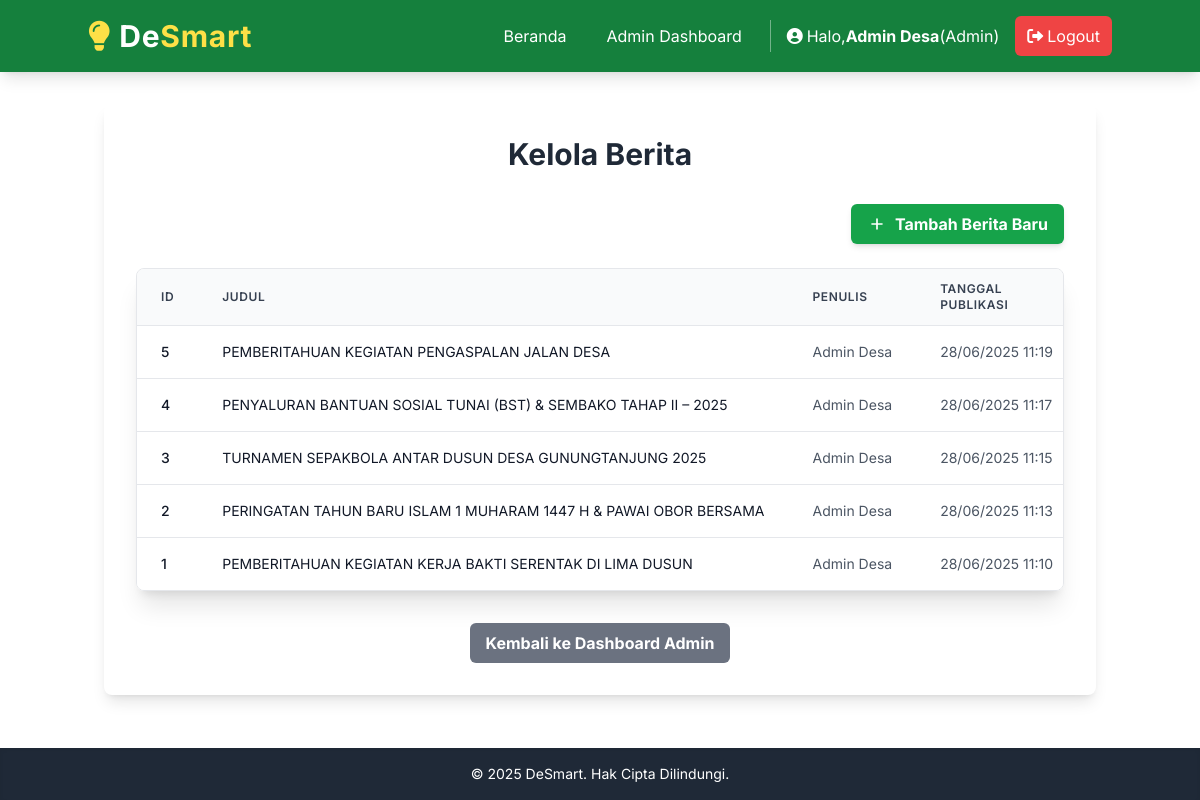
The app's page /admin/berita (signed in) with its own data.
### models.py (models this page shows, shortened)
class User(db.Model, UserMixin):
    id = db.Column(db.Integer, primary_key=True)
    username = db.Column(db.String(20), unique=True, nullable=False)
    email = db.Column(db.String(120), unique=True, nullable=False)
    password_hash = db.Column(db.String(255))
    role = db.Column(db.String(20), default='warga', nullable=False) # 'warga' atau 'admin'
    tanggal_daftar = db.Column(db.DateTime, default=datetime.utcnow)
    pengaduan = db.relationship('Pengaduan', backref='pembuat', lazy=True)

class Berita(db.Model):
    id = db.Column(db.Integer, primary_key=True)
    judul = db.Column(db.String(200), nullable=False)
    isi_berita = db.Column(db.Text, nullable=False)
    url_gambar_utama = db.Column(db.String(255), nullable=True)
    tanggal_publikasi = db.Column(db.DateTime, default=datetime.utcnow)
    penulis = db.Column(db.String(50), default='Admin Desa', nullable=False) # Penulis berita, defaultnya Admin Desa

### app.py (the view)
@app.route('/admin/berita')
@admin_required
def kelola_berita():
    beritas = Berita.query.order_by(Berita.tanggal_publikasi.desc()).all()
    return render_template('admin/berita/list_berita.html', title='Kelola Berita', beritas=beritas)

### app.py (called while the page is built)
@login_manager.user_loader
def load_user(user_id):
    return User.query.get(int(user_id))

def admin_required(f):
    @wraps(f)
    def decorated_function(*args, **kwargs):
        if not current_user.is_authenticated or current_user.role != 'admin':
            flash('Anda tidak memiliki izin untuk mengakses halaman ini.', 'danger')
            return redirect(url_for('index'))
        return f(*args, **kwargs)
    return decorated_function

### templates/admin/berita/list_berita.html (shortened to what this page needs)
{% extends 'layout.html' %}
{% block content %}
    <h2 class="text-3xl font-bold text-center text-gray-800 mb-8">Kelola Berita</h2>
    <div class="flex justify-end mb-6">
        <a href="{{ url_for('buat_berita') }}" class="inline-flex items-center bg-green-600 hover:bg-green-700 text-white font-bold py-2 px-4 rounded-md shadow-md transition-colors duration-200 transform hover:scale-105">
            <svg class="w-5 h-5 mr-2" fill="none" stroke="currentColor" viewBox="0 0 24 24" xmlns="http://www.w3.org/2000/svg"><path stroke-linecap="round" stroke-linejoin="round" stroke-width="2" d="M12 6v6m0 0v6m0-6h6m-6 0H6"></path></svg>
            Tambah Berita Baru
        </a>
    </div>
    {% if beritas %}
        <div class="overflow-x-auto rounded-lg shadow-xl border border-gray-200">
            <table class="min-w-full bg-white divide-y divide-gray-200">
                <thead class="bg-gray-50">
                    <tr>
                        <th class="px-6 py-3 text-left text-xs font-semibold text-gray-700 uppercase tracking-wider">ID</th>
                        <th class="px-6 py-3 text-left text-xs font-semibold text-gray-700 uppercase tracking-wider">Judul</th>
                        <th class="px-6 py-3 text-left text-xs font-semibold text-gray-700 uppercase tracking-wider">Penulis</th>
                        <th class="px-6 py-3 text-left text-xs font-semibold text-gray-700 uppercase tracking-wider">Tanggal Publikasi</th>
                    </tr>
                </thead>
                <tbody class="bg-white divide-y divide-gray-200">
                    {% for berita_item in beritas %}
                        <tr class="hover:bg-gray-50 transition-colors duration-150">
                            <td class="px-6 py-4 whitespace-nowrap text-sm font-medium text-gray-900">{{ berita_item.id }}</td>
                            <td class="px-6 py-4 whitespace-nowrap text-sm text-gray-900">{{ berita_item.judul }}</td>
                            <td class="px-6 py-4 whitespace-nowrap text-sm text-gray-600">{{ berita_item.penulis }}</td>
                            <td class="px-6 py-4 whitespace-nowrap text-sm text-gray-600">{{ berita_item.tanggal_publikasi.strftime('%d/%m/%Y %H:%M') }}</td>
                        </tr>
                    {% endfor %}
                </tbody>
            </table>
        </div>
    {% endif %}
    <div class="mt-8 text-center">
        <a href="{{ url_for('admin_dashboard') }}" class="inline-block bg-gray-500 hover:bg-gray-600 text-white font-bold py-2 px-4 rounded-md transition-colors">Kembali ke Dashboard Admin</a>
    </div>
{% endblock %}

### templates/layout.html (shortened to what this page needs)
<!DOCTYPE html>
<html lang="en">
<head>
    <script src="https://cdn.tailwindcss.com"></script>
    <link rel="stylesheet" href="https://cdnjs.cloudflare.com/ajax/libs/font-awesome/6.0.0-beta3/css/all.min.css">
    <link rel="stylesheet" href="{{ url_for('static', filename='css/style.css') }}">
</head>
<body class="min-h-screen flex flex-col">
    <header class="bg-green-700 text-white p-4 shadow-lg sticky top-0 z-50">
        <nav class="container mx-auto flex flex-col md:flex-row justify-between items-center relative">
            <a href="/" class="text-3xl font-bold tracking-wide hover:text-yellow-200 transition-colors duration-200 flex items-center mb-4 md:mb-0">
                <i class="fas fa-lightbulb text-yellow-300 mr-2"></i>
                De<span class="text-yellow-300">Smart</span>
            </a>
            <div id="nav-menu" class="hidden md:flex flex-col md:flex-row items-center space-y-2 md:space-y-0 md:space-x-4 flex-wrap justify-center md:justify-end w-full md:w-auto">
                {% if current_user.is_authenticated %}
                    {% if current_user.role == 'admin' %}
                        <a href="/" class="text-white hover:bg-green-600 px-3 py-2 rounded-md transition-colors w-full md:w-auto text-center">Beranda</a>
                        <a href="{{ url_for('admin_dashboard') }}" class="text-white hover:bg-green-600 px-3 py-2 rounded-md transition-colors w-full md:w-auto text-center">Admin Dashboard</a>
                    {% endif %}
                    <span class="text-white text-base ml-2 md:ml-4 pl-2 md:pl-4 border-l border-white border-opacity-40 py-1 flex items-center w-full md:w-auto justify-center md:justify-start">
                        <i class="fas fa-user-circle mr-1"></i>
                        Halo, <span class="font-bold">{{ current_user.username }}</span>(<span class="capitalize">{{ current_user.role }}</span>)
                    </span>
                    <a href="{{ url_for('logout') }}" class="bg-red-500 hover:bg-red-600 text-white px-3 py-2 rounded-md flex items-center w-full md:w-auto justify-center">
                        <i class="fas fa-sign-out-alt mr-1"></i>Logout
                    </a>
                {% endif %}
            </div>
        </nav>
    </header>
    <main class="container mx-auto px-4 py-8 flex-grow">
        <div class="bg-white p-8 rounded-lg shadow-lg">
            {% block content %}{% endblock %}
        </div>
    </main>
    <footer class="bg-gray-800 text-white p-4 text-center mt-auto shadow-inner">
        <p class="text-sm">&copy; 2025 DeSmart. Hak Cipta Dilindungi.</p>
    </footer>
</body>
</html>

### templates/layout.html (style rules this page uses)
body { font-family: 'Inter', sans-serif; @apply bg-gray-100 text-gray-800; }

### records on screen
User: username "Admin Desa", role "Admin"
Berita: id "5", judul "PEMBERITAHUAN KEGIATAN PENGASPALAN JALAN DESA", penulis "Admin Desa", tanggal_publikasi "28/06/2025 11:19"
Berita: id "4", judul "PENYALURAN BANTUAN SOSIAL TUNAI (BST) & SEMBAKO TAHAP II – 2025", penulis "Admin Desa", tanggal_publikasi "28/06/2025 11:17"
Berita: id "3", judul "TURNAMEN SEPAKBOLA ANTAR DUSUN DESA GUNUNGTANJUNG 2025", penulis "Admin Desa", tanggal_publikasi "28/06/2025 11:15"
Berita: id "2", judul "PERINGATAN TAHUN BARU ISLAM 1 MUHARAM 1447 H & PAWAI OBOR BERSAMA", penulis "Admin Desa", tanggal_publikasi "28/06/2025 11:13"
Berita: id "1", judul "PEMBERITAHUAN KEGIATAN KERJA BAKTI SERENTAK DI LIMA DUSUN", penulis "Admin Desa", tanggal_publikasi "28/06/2025 11:10"
